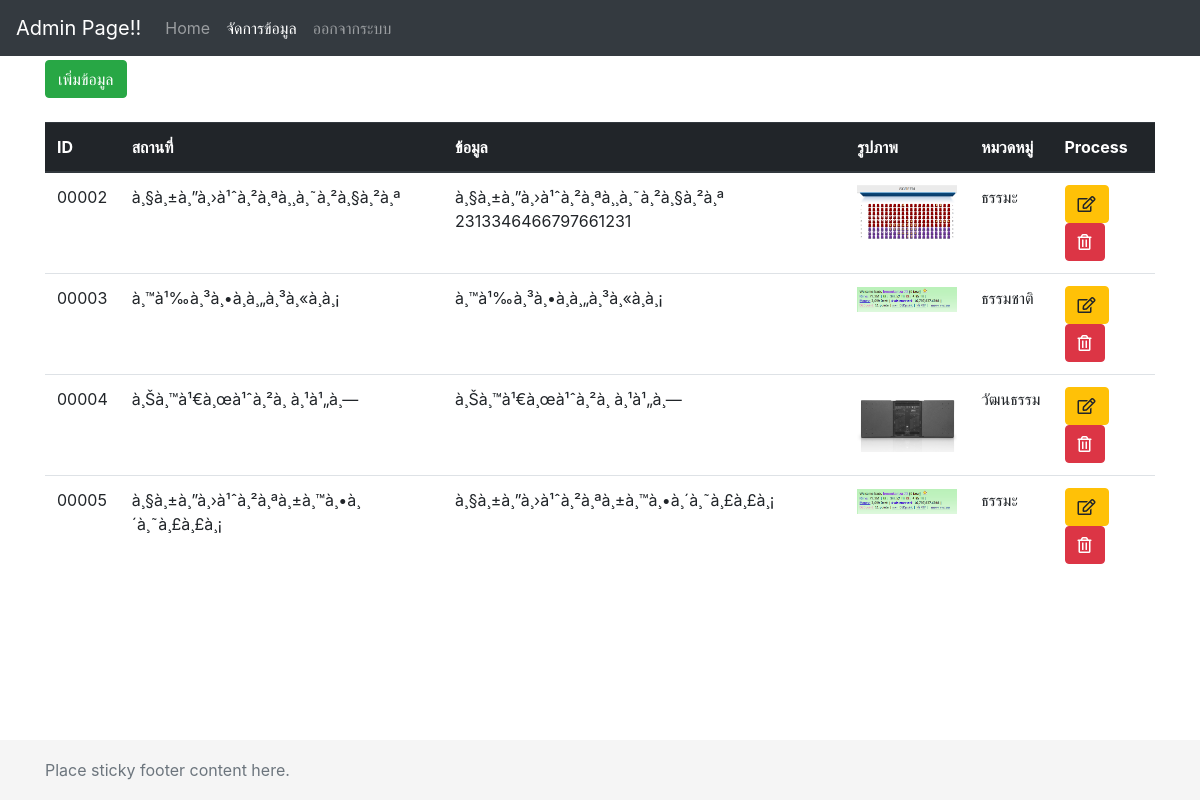
Screenshot of /admin/datamanage.php (signed in) with the database file from the repository.
### tables this page shows
CREATE TABLE `data` (
  `data_id` int(5) UNSIGNED ZEROFILL NOT NULL,
  `data_name` varchar(250) DEFAULT NULL,
  `data_detail` longtext,
  `data_pic` char(50) DEFAULT NULL,
  `data_category` char(10) DEFAULT NULL
);

### admin/datamanage.php (the view, shortened to what this page needs)
<?php
require('../include/config.inc.php');
$conn = mysqli_connect($server,$username,$password,$dbname);
$sql = "SELECT * FROM data ORDER BY data_id ASC";
$query = mysqli_query($conn,$sql);
?>
<!doctype html>
<html lang="en">
  <head>
    <link href="../css/bootstrap.min.css" rel="stylesheet">
		<link href="../css/fontawesome-all.min.css" rel="stylesheet">
    <link href="../css/sticky-footer-navbar.css" rel="stylesheet">
  </head>
  <body>
    <header>
      <nav class="navbar navbar-expand-md navbar-dark fixed-top bg-dark">
        <a class="navbar-brand" href="#">Admin Page!!</a>
        <div class="collapse navbar-collapse" id="navbarCollapse">
          <ul class="navbar-nav mr-auto">
            <li class="nav-item ">
              <a class="nav-link" href="admin.php">Home <span class="sr-only">(current)</span></a>
            </li>
            <li class="nav-item active">
              <a class="nav-link" href="datamanage.php">จัดการข้อมูล</a>
            </li>
            <li class="nav-item">
              <a class="nav-link" href="logout.php">ออกจากระบบ</a>
            </li>
          </ul>
        </div>
      </nav>
    </header>
    <main role="main" class="container">
      <button type="button" class="btn btn-success" data-toggle="modal" data-target="#exampleModal">เพิ่มข้อมูล</button>
      <table class="table">
  <thead class="thead-dark">
    <tr>
      <th scope="col">ID</th>
      <th scope="col">สถานที่</th>
      <th scope="col">ข้อมูล</th>
      <th scope="col">รูปภาพ</th>
			<th scope="col">หมวดหมู่</th>
      <th scope="col">Process</th>
    </tr>
  </thead>
  <tbody>
<?php
while ($obj=mysqli_fetch_array($query,MYSQLI_ASSOC)){
switch ($obj['data_category']) {
	case 'dhamm':
		$datacat = "ธรรมะ";
		break;
	case 'nature':
		$datacat = "ธรรมชาติ";
		break;
	case 'culture':
		$datacat = "วัฒนธรรม";
		break;
}
?>
    <tr>
      <td><?php echo $obj['data_id']?></td>
      <td><?php echo $obj['data_name']?></td>
      <td><?php echo $obj['data_detail']?></td>
      <td><?php echo "<img src='../images/".$obj['data_pic']."' width='100px'>"?></td>
			<td><?php echo $datacat?></td>
      <td>
				<a href="edit.data.php?id=<?php echo $obj['data_id']?>" class="btn btn-warning" ><i class="far fa-edit"></i></a>
				<a href="delete.data.php?id=<?php echo $obj['data_id']?>" class="btn btn-danger" onClick="javascript:return confirm('คุณต้องการลบ <?php echo $obj['data_name']?> ใช่หรือไม่');"><i class="far fa-trash-alt"></i></a>
			</td>
    </tr>
<?php
}
?>
  </tbody>
</table>
    </main>
    <footer class="footer">
      <div class="container">
        <span class="text-muted">Place sticky footer content here.</span>
      </div>
    </footer>
  </body>
</html>

### css/sticky-footer-navbar.css (style rules this page uses)
html { position: relative; min-height: 100%; }
body { margin-bottom: 60px; }
.footer { position: absolute; bottom: 0; width: 100%; height: 60px; line-height: 60px; background-color: #f5f5f5; }
body > .container { padding: 60px 15px 0; }
.footer > .container { padding-right: 15px; padding-left: 15px; }

### rows the page displays
data: data_id "00002", data_name "à¸§à¸±à¸”à¸›à¹ˆà¸²à¸ªà¸¸à¸˜à¸²à¸§à¸²à¸ª", data_detail "à¸§à¸±à¸”à¸›à¹ˆà¸²à¸ªà¸¸à¸˜à¸²à¸§à¸²à¸ª 2313346466797661231", data_pic (picture), data_category "ธรรมะ"
data: data_id "00003", data_name "à¸™à¹‰à¸³à¸•à¸à¸„à¸³à¸«à¸­à¸¡", data_detail "à¸™à¹‰à¸³à¸•à¸à¸„à¸³à¸«à¸­à¸¡", data_pic (picture), data_category "ธรรมชาติ"
data: data_id "00004", data_name "à¸Šà¸™à¹€à¸œà¹ˆà¸²à¸ à¸¹à¹„à¸—", data_detail "à¸Šà¸™à¹€à¸œà¹ˆà¸²à¸ à¸¹à¹„à¸—", data_pic (picture), data_category "วัฒนธรรม"
data: data_id "00005", data_name "à¸§à¸±à¸”à¸›à¹ˆà¸²à¸ªà¸±à¸™à¸•à¸´à¸˜à¸£à¸£à¸¡", data_detail "à¸§à¸±à¸”à¸›à¹ˆà¸²à¸ªà¸±à¸™à¸•à¸´à¸˜à¸£à¸£à¸¡", data_pic (picture), data_category "ธรรมะ"
